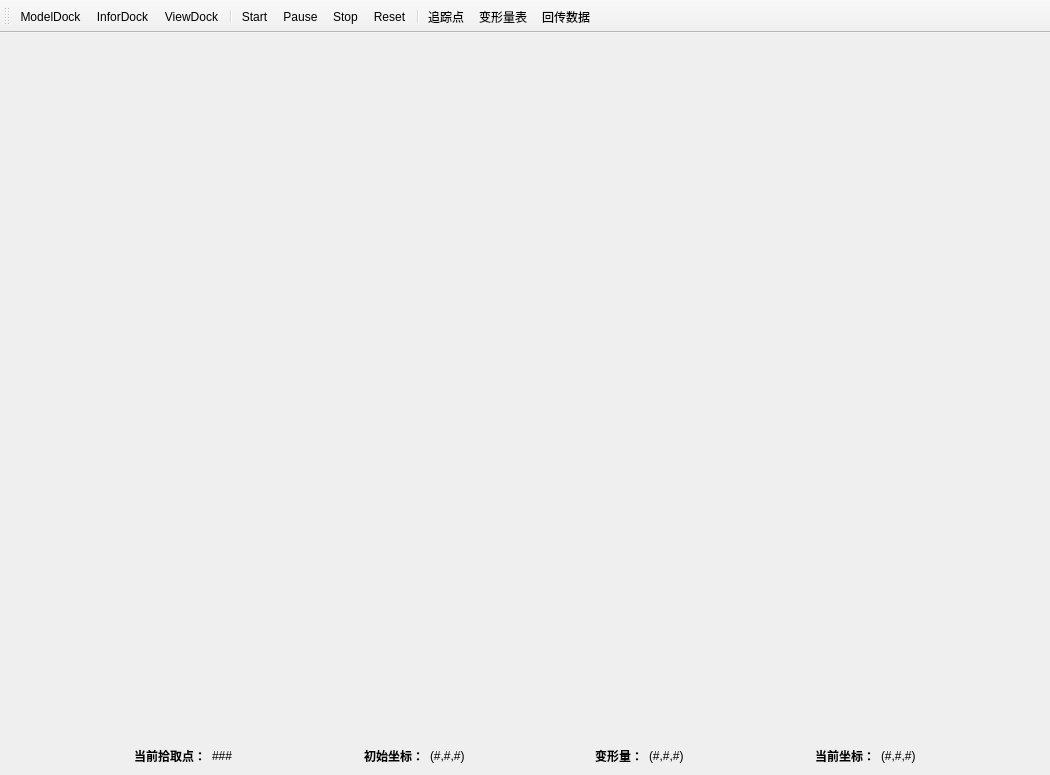
<?xml version="1.0" encoding="UTF-8"?>
<ui version="4.0">
 <class>disp3dwindow</class>
 <widget class="QMainWindow" name="disp3dwindow">
  <property name="geometry">
   <rect>
    <x>0</x>
    <y>0</y>
    <width>1050</width>
    <height>775</height>
   </rect>
  </property>
  <property name="windowTitle">
   <string>MainWindow</string>
  </property>
  <widget class="QWidget" name="centralwidget">
   <layout class="QGridLayout" name="gridLayout_4">
    <item row="2" column="0" colspan="2">
     <layout class="QHBoxLayout" name="horizontalLayout_2">
      <property name="sizeConstraint">
       <enum>QLayout::SetNoConstraint</enum>
      </property>
      <item>
       <spacer name="horizontalSpacer">
        <property name="orientation">
         <enum>Qt::Horizontal</enum>
        </property>
        <property name="sizeHint" stdset="0">
         <size>
          <width>40</width>
          <height>20</height>
         </size>
        </property>
       </spacer>
      </item>
      <item>
       <widget class="QLabel" name="label">
        <property name="sizePolicy">
         <sizepolicy hsizetype="Maximum" vsizetype="Minimum">
          <horstretch>0</horstretch>
          <verstretch>0</verstretch>
         </sizepolicy>
        </property>
        <property name="font">
         <font>
          <weight>75</weight>
          <bold>true</bold>
         </font>
        </property>
        <property name="text">
         <string>当前拾取点：</string>
        </property>
       </widget>
      </item>
      <item>
       <widget class="QLabel" name="lab_KeyPointID">
        <property name="sizePolicy">
         <sizepolicy hsizetype="Maximum" vsizetype="Minimum">
          <horstretch>0</horstretch>
          <verstretch>0</verstretch>
         </sizepolicy>
        </property>
        <property name="text">
         <string>###</string>
        </property>
       </widget>
      </item>
      <item>
       <spacer name="horizontalSpacer_3">
        <property name="orientation">
         <enum>Qt::Horizontal</enum>
        </property>
        <property name="sizeHint" stdset="0">
         <size>
          <width>40</width>
          <height>20</height>
         </size>
        </property>
       </spacer>
      </item>
      <item>
       <widget class="QLabel" name="label_6">
        <property name="sizePolicy">
         <sizepolicy hsizetype="Maximum" vsizetype="Preferred">
          <horstretch>0</horstretch>
          <verstretch>0</verstretch>
         </sizepolicy>
        </property>
        <property name="font">
         <font>
          <weight>75</weight>
          <bold>true</bold>
         </font>
        </property>
        <property name="text">
         <string>初始坐标：</string>
        </property>
       </widget>
      </item>
      <item>
       <widget class="QLabel" name="lab_KeyPointRawPos">
        <property name="sizePolicy">
         <sizepolicy hsizetype="Maximum" vsizetype="Preferred">
          <horstretch>0</horstretch>
          <verstretch>0</verstretch>
         </sizepolicy>
        </property>
        <property name="text">
         <string>(#,#,#)</string>
        </property>
       </widget>
      </item>
      <item>
       <spacer name="horizontalSpacer_4">
        <property name="orientation">
         <enum>Qt::Horizontal</enum>
        </property>
        <property name="sizeHint" stdset="0">
         <size>
          <width>40</width>
          <height>20</height>
         </size>
        </property>
       </spacer>
      </item>
      <item>
       <widget class="QLabel" name="label_10">
        <property name="sizePolicy">
         <sizepolicy hsizetype="Maximum" vsizetype="Preferred">
          <horstretch>0</horstretch>
          <verstretch>0</verstretch>
         </sizepolicy>
        </property>
        <property name="font">
         <font>
          <weight>75</weight>
          <bold>true</bold>
         </font>
        </property>
        <property name="text">
         <string>变形量：</string>
        </property>
       </widget>
      </item>
      <item>
       <widget class="QLabel" name="lab_KeyPointDisplace">
        <property name="sizePolicy">
         <sizepolicy hsizetype="Maximum" vsizetype="Preferred">
          <horstretch>0</horstretch>
          <verstretch>0</verstretch>
         </sizepolicy>
        </property>
        <property name="text">
         <string>(#,#,#)</string>
        </property>
       </widget>
      </item>
      <item>
       <spacer name="horizontalSpacer_5">
        <property name="orientation">
         <enum>Qt::Horizontal</enum>
        </property>
        <property name="sizeHint" stdset="0">
         <size>
          <width>40</width>
          <height>20</height>
         </size>
        </property>
       </spacer>
      </item>
      <item>
       <widget class="QLabel" name="label_8">
        <property name="sizePolicy">
         <sizepolicy hsizetype="Maximum" vsizetype="Preferred">
          <horstretch>0</horstretch>
          <verstretch>0</verstretch>
         </sizepolicy>
        </property>
        <property name="font">
         <font>
          <weight>75</weight>
          <bold>true</bold>
         </font>
        </property>
        <property name="text">
         <string>当前坐标：</string>
        </property>
       </widget>
      </item>
      <item>
       <widget class="QLabel" name="lab_KeyPointNewPos">
        <property name="sizePolicy">
         <sizepolicy hsizetype="Maximum" vsizetype="Preferred">
          <horstretch>0</horstretch>
          <verstretch>0</verstretch>
         </sizepolicy>
        </property>
        <property name="text">
         <string>(#,#,#)</string>
        </property>
       </widget>
      </item>
      <item>
       <spacer name="horizontalSpacer_2">
        <property name="orientation">
         <enum>Qt::Horizontal</enum>
        </property>
        <property name="sizeHint" stdset="0">
         <size>
          <width>40</width>
          <height>20</height>
         </size>
        </property>
       </spacer>
      </item>
     </layout>
    </item>
    <item row="1" column="1">
     <widget class="RenderHostWidget" name="vtk_openGL">
      <property name="sizePolicy">
       <sizepolicy hsizetype="Expanding" vsizetype="Expanding">
        <horstretch>0</horstretch>
        <verstretch>0</verstretch>
       </sizepolicy>
      </property>
      <property name="minimumSize">
       <size>
        <width>800</width>
        <height>0</height>
       </size>
      </property>
     </widget>
    </item>
   </layout>
  </widget>
  <widget class="QToolBar" name="toolBar">
   <property name="windowTitle">
    <string>toolBar</string>
   </property>
   <attribute name="toolBarArea">
    <enum>TopToolBarArea</enum>
   </attribute>
   <attribute name="toolBarBreak">
    <bool>false</bool>
   </attribute>
   <addaction name="actionModelDock"/>
   <addaction name="actionInforDock"/>
   <addaction name="actionViewDock"/>
   <addaction name="separator"/>
   <addaction name="actionStart"/>
   <addaction name="actionPause"/>
   <addaction name="actionStop"/>
   <addaction name="actionReset"/>
   <addaction name="separator"/>
   <addaction name="actionTrackingPoints"/>
   <addaction name="actionTrackingPointData"/>
   <addaction name="actionBackData"/>
  </widget>
  <action name="actionModelDock">
   <property name="icon">
    <iconset resource="../../resources/legacy_ui.qrc">
     <normaloff>:/icon/icon/3D_Plot.png</normaloff>:/icon/icon/3D_Plot.png</iconset>
   </property>
   <property name="text">
    <string>ModelDock</string>
   </property>
  </action>
  <action name="actionInforDock">
   <property name="icon">
    <iconset resource="../../resources/legacy_ui.qrc">
     <normaloff>:/icon/icon/Help_icon.png</normaloff>:/icon/icon/Help_icon.png</iconset>
   </property>
   <property name="text">
    <string>InforDock</string>
   </property>
  </action>
  <action name="actionViewDock">
   <property name="icon">
    <iconset resource="../../resources/legacy_ui.qrc">
     <normaloff>:/icon/icon/Model_icon.png</normaloff>:/icon/icon/Model_icon.png</iconset>
   </property>
   <property name="text">
    <string>ViewDock</string>
   </property>
  </action>
  <action name="actionStart">
   <property name="icon">
    <iconset resource="../../resources/legacy_ui.qrc">
     <normaloff>:/icon/icon/Play_icon.png</normaloff>:/icon/icon/Play_icon.png</iconset>
   </property>
   <property name="text">
    <string>Start</string>
   </property>
  </action>
  <action name="actionStop">
   <property name="icon">
    <iconset resource="../../resources/legacy_ui.qrc">
     <normaloff>:/icon/icon/Stop_icon.png</normaloff>:/icon/icon/Stop_icon.png</iconset>
   </property>
   <property name="text">
    <string>Stop</string>
   </property>
  </action>
  <action name="actionPause">
   <property name="icon">
    <iconset resource="../../resources/legacy_ui.qrc">
     <normaloff>:/icon/icon/Pasue_icon.png</normaloff>:/icon/icon/Pasue_icon.png</iconset>
   </property>
   <property name="text">
    <string>Pause</string>
   </property>
  </action>
  <action name="actionReset">
   <property name="icon">
    <iconset resource="../../resources/legacy_ui.qrc">
     <normaloff>:/icon/icon/Reset_icon.png</normaloff>:/icon/icon/Reset_icon.png</iconset>
   </property>
   <property name="text">
    <string>Reset</string>
   </property>
  </action>
  <action name="actionTrackingPoints">
   <property name="text">
    <string>追踪点</string>
   </property>
   <property name="toolTip">
    <string>打开追踪点管理器</string>
   </property>
  </action>
  <action name="actionTrackingPointData">
   <property name="text">
    <string>变形量表</string>
   </property>
   <property name="toolTip">
    <string>显示追踪点变形量数据表</string>
   </property>
  </action>
  <action name="actionBackData">
   <property name="text">
    <string>回传数据</string>
   </property>
  </action>
 </widget>
 <customwidgets>
  <customwidget>
   <class>RenderHostWidget</class>
   <extends>QWidget</extends>
   <header location="global">renderhostwidget.h</header>
  </customwidget>
 </customwidgets>
 <resources>
  <include location="../../resources/legacy_ui.qrc"/>
 </resources>
 <connections/>
</ui>
